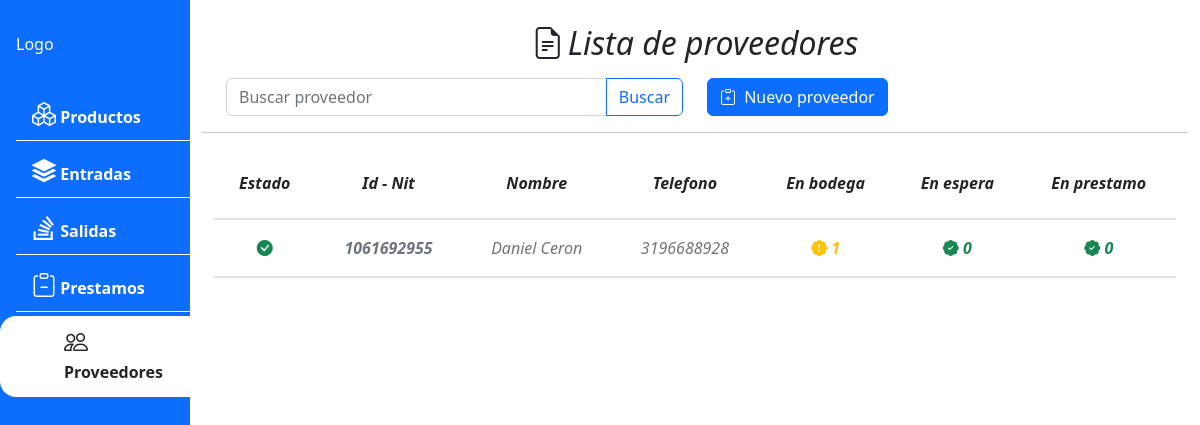
Page /supplier/list/ on the earlier database version.
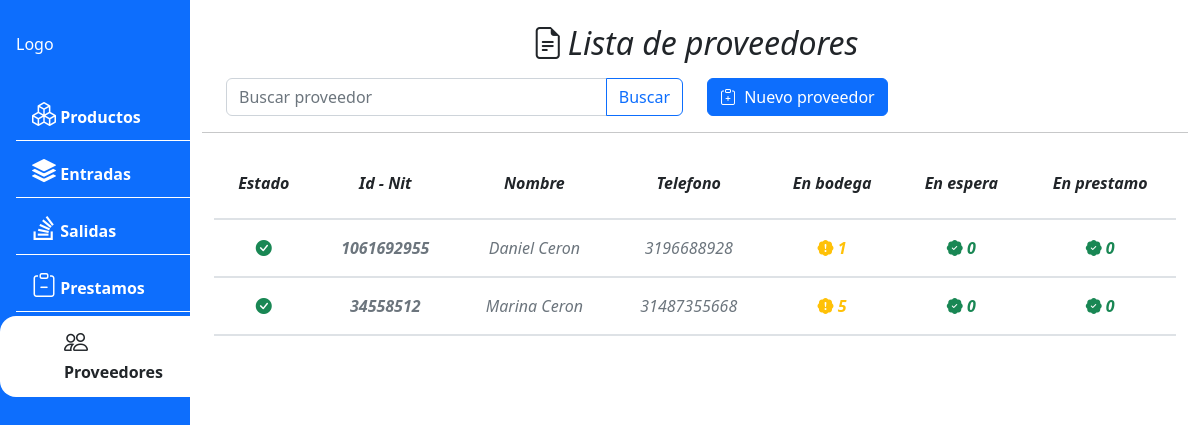
Same page on the later database version.
### apps/supplier/models.py (models this page shows, shortened)
class Supplier(BaseModel):
    identifier = models.CharField(max_length=50, blank=False, null=False, unique=True)
    name = models.CharField(max_length=50, blank=False,null=False)
    phone = models.CharField(max_length=20, blank=True, null=True)
    class Meta:
        ordering = ['name']
        verbose_name = "Proveedor"
        verbose_name_plural = "Proveedores"
    @property
    def stock_wait(self, *args, **kwargs):
        from apps.product.models import ProductDetail
        from django.db.models import Sum
        print(kwargs)
        quantity = ProductDetail.objects.filter(
            supplier=self, state=True).aggregate(Sum('stock_wait'))
        if quantity['stock_wait__sum'] == None:
            quantity['stock_wait__sum'] = 0
        return quantity
    @property
    def stock_cellar(self):
        from apps.product.models import ProductDetail
        from django.db.models import Sum
        quantity = ProductDetail.objects.filter(
            supplier=self, state=True).aggregate(Sum('stock_cellar'))
        if quantity['stock_cellar__sum'] == None:
            quantity['stock_cellar__sum'] = 0
        return quantity
    @property
    def stock_loan(self):
        from apps.product.models import ProductDetail
        from django.db.models import Sum
        quantity = ProductDetail.objects.filter(
            supplier=self, state=True).aggregate(Sum('stock_loan'))
        if quantity['stock_loan__sum'] == None:
            quantity['stock_loan__sum'] = 0
        return quantity

### apps/supplier/views.py (the view)
# urls.py: path('supplier/list/',SupplierListView.as_view(), name = 'supplier_list'),
class SupplierListView(ListView):
	model = Supplier
	template_name = 'supplier/supplier_list.html'

### apps/supplier/templates/supplier/supplier_list.html (shortened to what this page needs)
{% extends 'core/base.html' %}
{% load static %}
{% block content %}
<div class="row px-4 ">
    <h2 class="d-flex justify-content-center pb-2"><i class="bi bi-file-earmark-text  pe-1"></i> Lista de proveedores </h2>
    <div class="input-group col">
        <input type="text" class="form-control" id="input_search" placeholder="Buscar proveedor"
            aria-describedby="btn_search">
        <button class="btn btn-outline-primary" type="button" id="btn_search">Buscar</button>
    </div>
    <div class="d-grid gap-2 col d-md-flex">
        <button type="button" class="btn btn-primary" data-bs-toggle="modal" data-bs-target="#supplier-form-modal">
            <i class="bi bi-clipboard-plus pe-1"></i> Nuevo proveedor
        </button>
    </div>
</div>
<hr>
<div class="row px-4">
    <table class="table my-table table-hover text-center">
        <thead class="fw-semibold ">
            <tr>
                <th scope="col"> Estado </th>
                <th scope="col">Id - Nit</th>
                <th scope="col">Nombre</th>
                <th scope="col">Telefono</th>
                <th scope="col">En bodega</th>
                <th scope="col">En espera</th>
                <th scope="col">En prestamo</th>
            </tr>
        </thead>
        <tbody  id="supplier-table-list" >
            {%for supplier in object_list%}
            <tr id='tr-{{supplier.id}}' class="text-muted" onclick="supplier_detail({{supplier.id}})">
                {% if supplier.state %}
                    <th id="td-state-{{supplier.id}}"><i class="bi bi-check-circle-fill text-success"></i></th>
                {%else %}
                    <th id="td-state-{{supplier.id}}"><i class="bi bi-x-circle-fill text-danger"></i></th>
                {%endif%}
                <th >{{supplier.identifier}}</th>
                <td id="td-name-{{supplier.id}}">{{supplier.name}}</td>
                <td id="td-phone-{{supplier.id}}">
                    {%if supplier.phone == None %}
                        No registrado
                    {% else %}
                        {{supplier.phone}}
                    {% endif %}
                </td>
                {% if supplier.stock_cellar.stock_cellar__sum > 10 %}
                    <td class="text-success fw-semibold"><i class="bi bi-patch-check-fill"></i> {{supplier.stock_cellar.stock_cellar__sum}}</td>
                {% elif supplier.stock_cellar.stock_cellar__sum > 0 %}
                    <td class="text-warning fw-semibold"><i class="bi bi-patch-exclamation-fill"></i> {{supplier.stock_cellar.stock_cellar__sum}}</td>
                {% else %}
                    <td class="text-danger fw-semibold"><i class="bi bi-patch-exclamation-fill"></i> {{supplier.stock_cellar.stock_cellar__sum}}</td>
                {% endif %}
                {% if supplier.stock_wait.stock_wait__sum > 0 %}
                    <td class="text-warning fw-semibold"><i class="bi bi-patch-exclamation-fill"></i> {{supplier.stock_wait.stock_wait__sum}}</td>
                {% else %}
                    <td class="text-success fw-semibold"><i class="bi bi-patch-check-fill"></i> {{supplier.stock_wait.stock_wait__sum}}</td>
                {% endif %}
                {% if supplier.stock_loan.stock_loan__sum > 0 %}
                    <td class="text-warning fw-semibold"><i class="bi bi-patch-exclamation-fill"></i> {{supplier.stock_loan.stock_loan__sum}}</td>
                {% else %}
                    <td class="text-success fw-semibold"><i class="bi bi-patch-check-fill"></i> {{supplier.stock_loan.stock_loan__sum}}</td>
                {% endif %}
            </tr>
            {%endfor%}
        </tbody>
    </table>
</div>
{% endblock%}

Differences in the rows shown:
added Supplier: identifier "34558512", name "Marina Ceron", phone "31487355668", stock_cellar.stock_cellar__sum "5", stock_wait.stock_wait__sum "0", stock_loan.stock_loan__sum "0"
